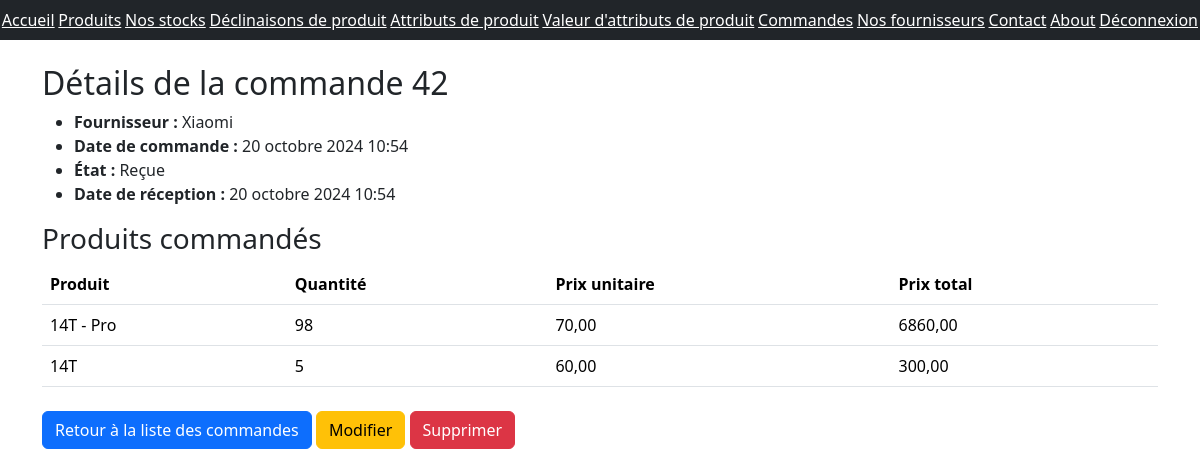
Page /monapp/orders/42/ (signed in) on the committed database.
### monapp/models.py (models this page shows, shortened)
class Order(models.Model):
    STATUS_CHOICES = [
        ('preparation', 'En préparation'),
        ('placed', 'Passée'),
        ('received', 'Reçue'),
    ]
    supplier = models.ForeignKey(Supplier, on_delete=models.CASCADE)
    status = models.CharField(max_length=20, choices=STATUS_CHOICES, default='preparation')
    date_ordered = models.DateTimeField(default=timezone.now)
    items = models.ManyToManyField(OrderItem, related_name='orders')
    date_received = models.DateTimeField(null=True, blank=True,default=timezone.now)

class Supplier(models.Model):
    name = models.CharField(max_length=100)
    contact_info = models.TextField()
    description = models.TextField(blank=True)
    products = models.ManyToManyField('Product', related_name='supplied_by', blank=True)

class OrderItem(models.Model):
    order = models.ForeignKey('Order', related_name='order_items', on_delete=models.CASCADE)
    product = models.ForeignKey(Product, on_delete=models.CASCADE)
    quantity = models.PositiveIntegerField()

class Product(models.Model):
    name = models.CharField(max_length=100)
    code = models.CharField(max_length=10, null=True, blank=True, unique=True)
    price_ht = models.DecimalField(max_digits=8, decimal_places=2, null=True, blank=True, verbose_name="Prix unitaire HT")
    price_ttc = models.DecimalField(max_digits=8, decimal_places=2, null=True, blank=True, verbose_name="Prix unitaire TTC")
    status = models.SmallIntegerField(choices=PRODUCT_STATUS, default=0)
    date_creation = models.DateTimeField(blank=True, verbose_name="Date création", default=timezone.now)
    stock = models.IntegerField(default=0)
    suppliers = models.ManyToManyField('Supplier', related_name='supplied_products')

### monapp/views.py (the view)
@method_decorator(user_passes_test(is_admin), name="dispatch")
class OrderDetailView(DetailView):
    model = Order
    template_name = 'monapp/order_detail.html'
    def get_context_data(self, **kwargs):
        context = super().get_context_data(**kwargs)
        context['order_items'] = self.object.order_items.all()
        return context

### monapp/templatetags/custom_filters.py (called while the page is built)
@register.filter
def multiply(value, arg):
    try:
        return value * arg
    except (ValueError, TypeError):
        return ''

### monapp/views.py (called while the page is built)
def is_admin(user):
    return user.is_superuser

### monapp/templates/monapp/order_detail.html (shortened to what this page needs)
{% extends 'monapp/base.html' %}
{% load custom_filters %}
{% block contenu %}
  <h2>Détails de la commande {{ order.id }}</h2>
  <ul>
    <li><strong>Fournisseur :</strong> {{ order.supplier.name }}</li>
    <li><strong>Date de commande :</strong> {{ order.date_ordered }}</li>
    <li><strong>État :</strong> {{ order.get_status_display }}</li>
    {% if order.date_received %}
      <li><strong>Date de réception :</strong> {{ order.date_received }}</li>
    {% endif %}
  </ul>
  <div style="display:flex; justify-content:space-between;">
    <h3>Produits commandés</h3>
  </div>
  <table class="table">
    <thead>
      <tr>
        <th>Produit</th>
        <th>Quantité</th>
        <th>Prix unitaire</th>
        <th>Prix total</th>
      </tr>
    </thead>
    <tbody>
      {% for item in order.order_items.all %}
        <tr>
          <td>{{ item.product.name }}</td>
          <td>{{ item.quantity }}</td>
          <td>{{ item.product.price_ht }}</td>
          <td>{{ item.quantity|multiply:item.product.price_ht }}</td>
        </tr>
      {% endfor %}
    </tbody>
  </table>
  <a href="{% url 'order-list' %}" class="btn btn-primary mt-2">Retour à la liste des commandes</a>
  <a href="{% url 'order-update' order.id %}" class="btn btn-warning mt-2">Modifier</a>
  <a href="{% url 'order-delete' order.id %}" class="btn btn-danger mt-2">Supprimer</a>
{% endblock %}

### rows in the picture
Order: id "42", supplier.name "Xiaomi", date_ordered "20 octobre 2024 10:54", status "Reçue", date_received "20 octobre 2024 10:54"
OrderItem: product.name "14T - Pro", quantity "98", product.price_ht "70,00", quantity|multiply "6860,00"
OrderItem: product.name "14T", quantity "5", product.price_ht "60,00", quantity|multiply "300,00"
